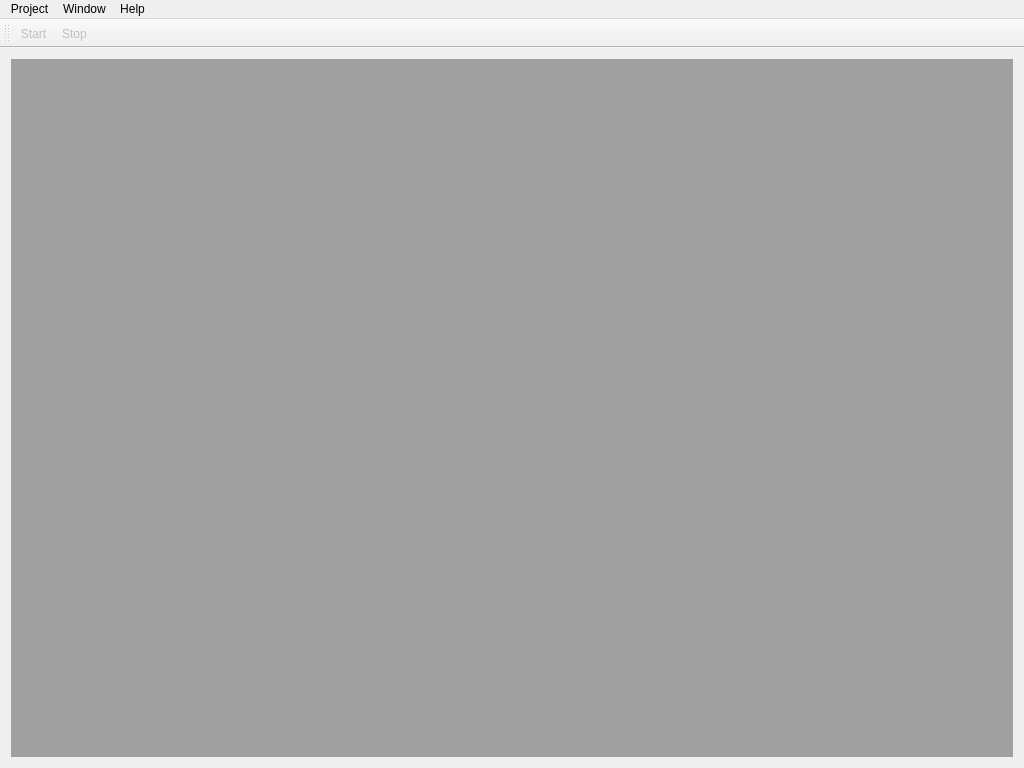
<?xml version="1.0" encoding="UTF-8"?>
<ui version="4.0">
 <class>MainWindow</class>
 <widget class="QMainWindow" name="MainWindow">
  <property name="geometry">
   <rect>
    <x>0</x>
    <y>0</y>
    <width>1024</width>
    <height>768</height>
   </rect>
  </property>
  <property name="minimumSize">
   <size>
    <width>1024</width>
    <height>768</height>
   </size>
  </property>
  <property name="baseSize">
   <size>
    <width>1024</width>
    <height>768</height>
   </size>
  </property>
  <property name="windowTitle">
   <string>CANdevStudio</string>
  </property>
  <widget class="QWidget" name="centralWidget">
   <layout class="QVBoxLayout" name="verticalLayout_2">
    <item>
     <layout class="QVBoxLayout" name="verticalLayout">
      <item>
       <widget class="QMdiArea" name="mdiArea"/>
      </item>
     </layout>
    </item>
   </layout>
  </widget>
  <widget class="QToolBar" name="toolBar">
   <property name="windowTitle">
    <string>toolBar</string>
   </property>
   <attribute name="toolBarArea">
    <enum>TopToolBarArea</enum>
   </attribute>
   <attribute name="toolBarBreak">
    <bool>false</bool>
   </attribute>
   <addaction name="actionstart"/>
   <addaction name="actionstop"/>
  </widget>
  <widget class="QMenuBar" name="menuBar">
   <property name="geometry">
    <rect>
     <x>0</x>
     <y>0</y>
     <width>1024</width>
     <height>22</height>
    </rect>
   </property>
   <widget class="QMenu" name="menuProject">
    <property name="title">
     <string>Project</string>
    </property>
    <addaction name="actionLoad"/>
    <addaction name="actionExit"/>
   </widget>
   <widget class="QMenu" name="menuHelp">
    <property name="title">
     <string>Help</string>
    </property>
    <addaction name="actionAbout"/>
   </widget>
   <widget class="QMenu" name="menuWindow">
    <property name="title">
     <string>Window</string>
    </property>
    <addaction name="actionCascade"/>
    <addaction name="actionTile"/>
    <addaction name="separator"/>
    <addaction name="actionSubWindowView"/>
    <addaction name="actionTabView"/>
   </widget>
   <addaction name="menuProject"/>
   <addaction name="menuWindow"/>
   <addaction name="menuHelp"/>
  </widget>
  <action name="actionstart">
   <property name="enabled">
    <bool>false</bool>
   </property>
   <property name="text">
    <string>Start</string>
   </property>
   <property></property>
  </action>
  <action name="actionstop">
   <property name="enabled">
    <bool>false</bool>
   </property>
   <property name="text">
    <string>Stop</string>
   </property>
  </action>
  <action name="actionLoad">
   <property name="text">
    <string>Load</string>
   </property>
  </action>
  <action name="actionExit">
   <property name="text">
    <string>Exit</string>
   </property>
  </action>
  <action name="actionCascade">
   <property name="text">
    <string>Cascade</string>
   </property>
  </action>
  <action name="actionTile">
   <property name="text">
    <string>Tile</string>
   </property>
  </action>
  <action name="actionTabView">
   <property name="checkable">
    <bool>true</bool>
   </property>
   <property name="text">
    <string>TabView</string>
   </property>
  </action>
  <action name="actionAbout">
   <property name="text">
    <string>About</string>
   </property>
  </action>
  <action name="actionSubWindowView">
   <property name="checkable">
    <bool>true</bool>
   </property>
   <property name="checked">
    <bool>true</bool>
   </property>
   <property name="text">
    <string>SubWindowView</string>
   </property>
  </action>
 </widget>
 <layoutdefault spacing="6" margin="11"/>
 <resources/>
 <connections/>
</ui>
